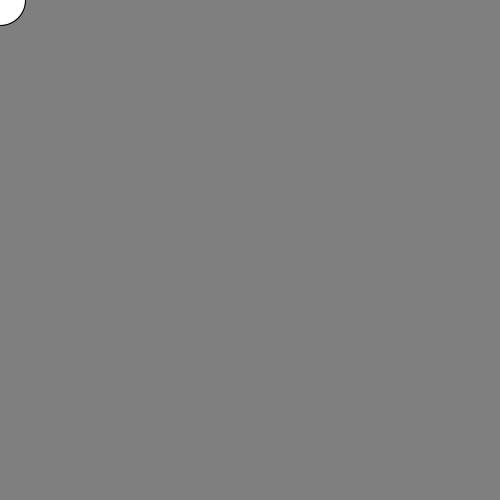
Frame 1 (no input)
Frame 60 (the mouse pressed at the canvas centre just before this capture): identical to frame 1, image omitted
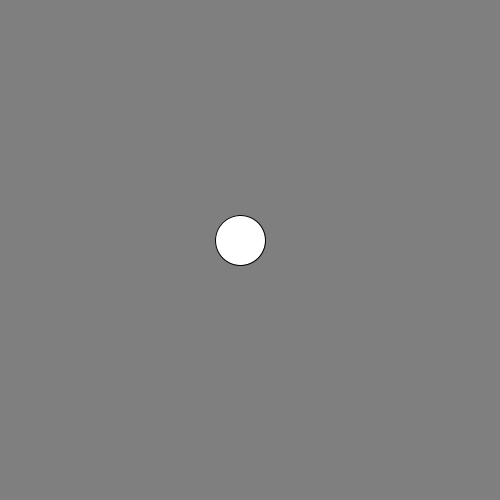
Frame 120 (the mouse held since frame 60 and released just before this capture)

The Processing sketch that drew these frames (run headless with seeded random() and noise(); from frame 60 on, the mouse is pressed at the canvas centre):

// Processing sketch: Martinez_Josue_Easing
// ── Martinez_Josue_Easing.pde
float targetX, targetY;
float x, y;
float factorEasing = 0.0525;

void setup() {
  size(500, 500);
}

void draw() {
  background(127);
  easing();
}

void easing() {
  targetX = mouseX;//El punto donde queremos llegar
  targetY = mouseY;
  x += (targetX - x) * factorEasing;
  y += (targetY - y) * factorEasing;
  ellipse(x, y, 50, 50);
}
